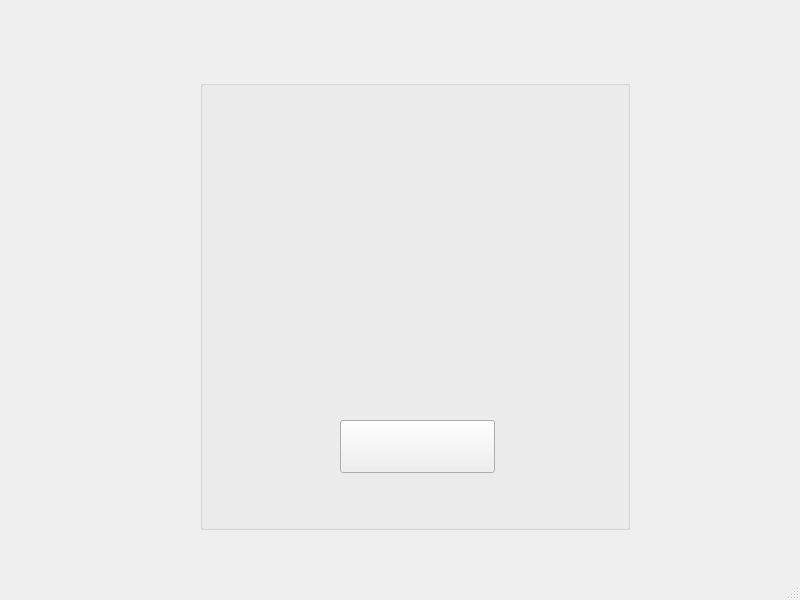
<?xml version="1.0" encoding="UTF-8"?>
<ui version="4.0">
 <class>page1_start</class>
 <widget class="QMainWindow" name="page1_start">
  <property name="geometry">
   <rect>
    <x>0</x>
    <y>0</y>
    <width>800</width>
    <height>600</height>
   </rect>
  </property>
  <property name="baseSize">
   <size>
    <width>0</width>
    <height>0</height>
   </size>
  </property>
  <property name="windowTitle">
   <string>page1_start</string>
  </property>
  <property name="styleSheet">
   <string notr="true">background-image: url(:/images/page1_back.jpg);</string>
  </property>
  <widget class="QWidget" name="centralwidget">
   <widget class="QGroupBox" name="groupBox">
    <property name="geometry">
     <rect>
      <x>200</x>
      <y>80</y>
      <width>430</width>
      <height>450</height>
     </rect>
    </property>
    <property name="cursor">
     <cursorShape>PointingHandCursor</cursorShape>
    </property>
    <property name="title">
     <string/>
    </property>
    <widget class="QPushButton" name="next_pushButton">
     <property name="geometry">
      <rect>
       <x>140</x>
       <y>340</y>
       <width>155</width>
       <height>53</height>
      </rect>
     </property>
     <property name="baseSize">
      <size>
       <width>0</width>
       <height>0</height>
      </size>
     </property>
     <property name="text">
      <string/>
     </property>
    </widget>
    <widget class="QLabel" name="welcome_label">
     <property name="geometry">
      <rect>
       <x>40</x>
       <y>180</y>
       <width>345</width>
       <height>141</height>
      </rect>
     </property>
     <property name="baseSize">
      <size>
       <width>100</width>
       <height>70</height>
      </size>
     </property>
     <property name="font">
      <font>
       <pointsize>20</pointsize>
      </font>
     </property>
     <property name="text">
      <string/>
     </property>
    </widget>
    <widget class="QLabel" name="logo_label">
     <property name="geometry">
      <rect>
       <x>60</x>
       <y>30</y>
       <width>300</width>
       <height>132</height>
      </rect>
     </property>
     <property name="baseSize">
      <size>
       <width>300</width>
       <height>132</height>
      </size>
     </property>
     <property name="styleSheet">
      <string notr="true">background-image: url(:/images/1.test.png);</string>
     </property>
     <property name="text">
      <string/>
     </property>
    </widget>
   </widget>
  </widget>
  <widget class="QMenuBar" name="menubar">
   <property name="geometry">
    <rect>
     <x>0</x>
     <y>0</y>
     <width>800</width>
     <height>20</height>
    </rect>
   </property>
  </widget>
  <widget class="QStatusBar" name="statusbar"/>
 </widget>
 <resources/>
 <connections/>
</ui>
